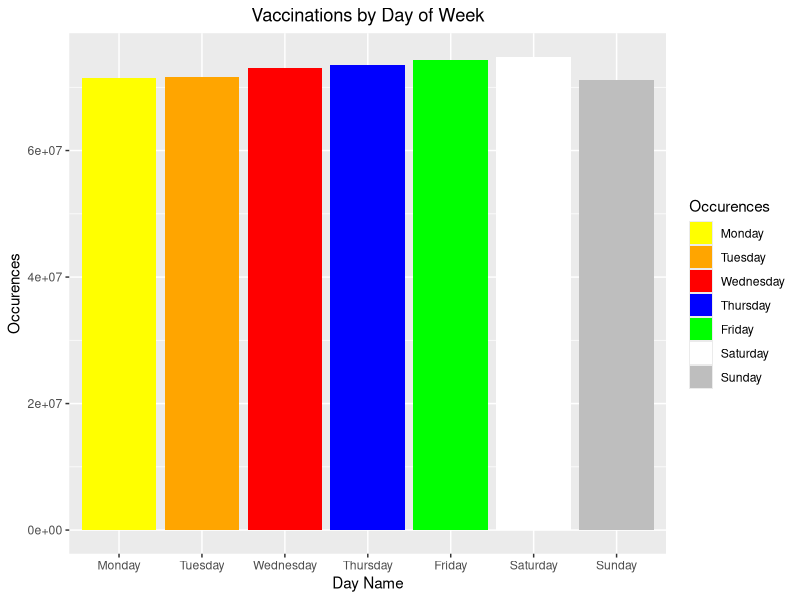

Write R code to recreate this figure.
vaccinations_df <- read.csv("data/us_state_vaccinations.csv",
                            stringsAsFactors = FALSE)
library(dplyr)
library(ggplot2)
#Get day of week 
updated_df <- vaccinations_df %>%
  mutate(day_name = weekdays(as.Date(date)))
#Condense df
condensed_df <- updated_df %>%
  select(daily_vaccinations, day_name)

#Condense more getting the sum of each day
new_condensed_df <- condensed_df %>% 
  group_by(day_name) %>% 
  summarise(vaccinations = sum(daily_vaccinations, na.rm = T))
#Sort by weekday
new_condensed_df$day_name <- factor(new_condensed_df$day_name, 
                                levels = c("Monday", "Tuesday", "Wednesday",
                                           "Thursday", "Friday", "Saturday",
                                           "Sunday"))
#Bar plot
bar_plot <- ggplot(data = new_condensed_df) + 
  geom_col(mapping = aes(x = day_name, y = vaccinations, fill = day_name)) + 
  scale_fill_manual(values = c("Monday" = "yellow",
                               "Tuesday" = "orange",
                               "Wednesday" = "red",
                               "Thursday" = "blue",
                               "Friday" = "green",
                               "Saturday" = "white",
                               "Sunday" = "grey"), 
                    labels = c("Monday",
                               "Tuesday",
                               "Wednesday",
                               "Thursday",
                               "Friday",
                               "Saturday",
                               "Sunday")) +
  ggtitle("Vaccinations by Day of Week") +
  theme(plot.title = element_text(hjust = 0.5)) +
  xlab("Day Name") +
  ylab("Occurences") +
  labs(fill = "Occurences")

bar_plot

